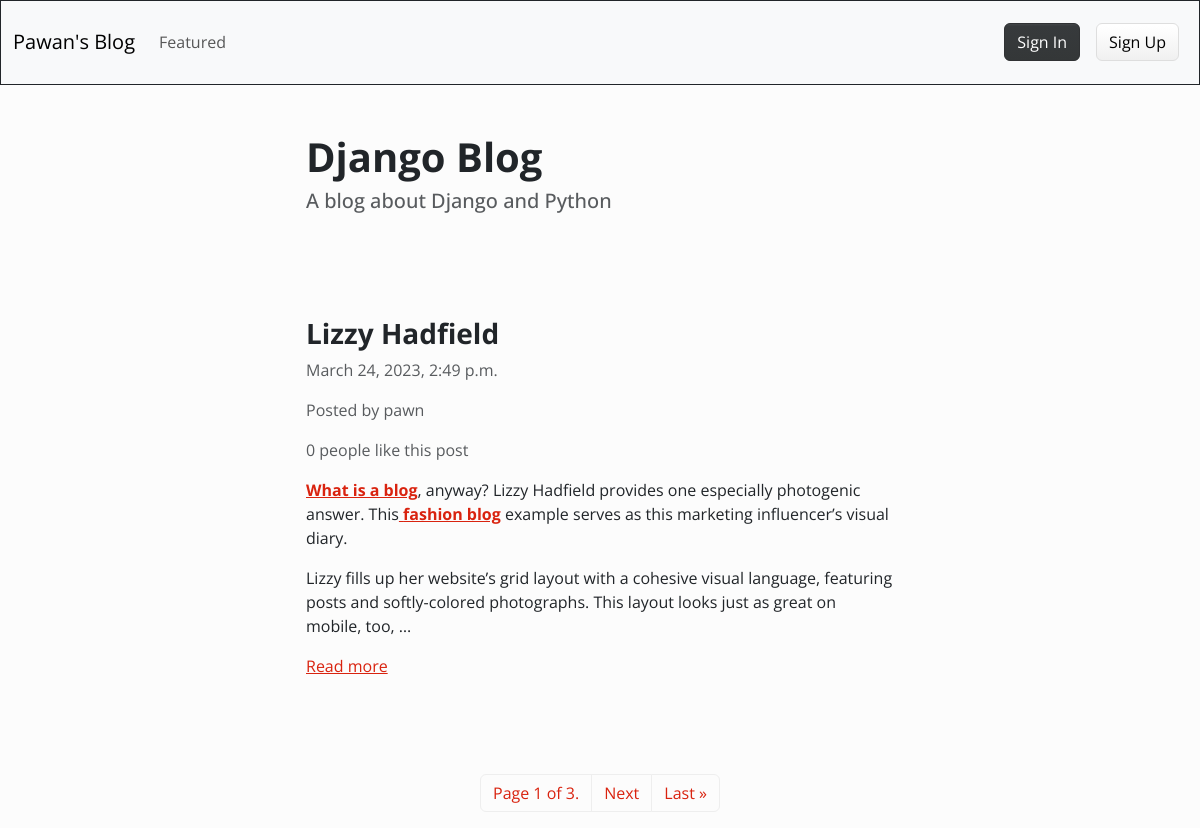
The page / on the database its author committed.
### blog1/models.py (models this page shows)
class Article(models.Model):
	title = models.CharField(max_length=255)
	content = HTMLField()
	date = models.DateTimeField(auto_now_add=True)
	author = models.ForeignKey(User,on_delete=models.CASCADE)  #CASCADE means when we delete the user all other relationship will be deleted
	featured = models.BooleanField(default=False)
	likes = models.ManyToManyField(User, related_name='likes',blank=True)

### blog1/views.py (the view)
# urls.py: path('', Index.as_view(), name='index'),
class Index(ListView):
	model = Article
	queryset = Article.objects.all().order_by('-date')
	template_name = 'blog1/index.html'
	paginate_by=1

### blog1/templates/blog1/index.html (shortened to what this page needs)
{% extends 'blog1/base.html' %}
{% block content %}
	<div class="row">
		<div class="col-md-6 col-12 mx-md-auto mx-3 mt-5 mb-5">
			<h1 class="fw-bolder">Django Blog</h1>
			<h5 class="text-muted">A blog about Django and Python</h5>
		</div>
	</div>
	{% for object in object_list %}
	<div class="row">
		<div class="col-md-6 col-11 mx-md-auto mx-3 mt-5 mb-5">
			<h3 class="fw-bold">{{ object.title }}</h3>
			<p class="text-muted"> {{ object.date }}</p>
			<p class="text-muted">Posted by {{ object.author.username }}</p>
			{% if object.likes.count == 1 %}
				<p class="text-muted">{{ object.likes.count }} person likes this post</p>
			{% else %}
				<p class="text-muted">{{ object.likes.count }} people like this post</p>
			{% endif %}
			<div class="my-3">
				{{ object.content|truncatewords_html:50|safe }}
			</div>
			<a href="{% url 'detail_article' object.id %}">Read more</a>
		</div>
	</div>
	{% endfor %}
	<nav>
		<ul class="pagination">
			<div class="mx-auto d-flex flex-row mt-5">
				<li class="page-item">
					<a class="page-link" href="#">Page {{ page_obj.number }} of {{ page_obj.paginator.num_pages }}.</a>
				</li>
				{% if page_obj.has_next %}
					<li class="page-item">
						<a class="page-link" href="?page={{ page_obj.next_page_number }}">Next</a>
					</li>
					<li class="page-item">
						<a class="page-link" href="?page={{ page_obj.paginator.num_pages }}">Last &raquo;</a>
					</li>
				{% endif %}
			</div>
		</ul>
	</nav>
{% endblock content %}

### blog1/templates/blog1/base.html (shortened to what this page needs)
<!DOCTYPE html>
<html lang="en">
<head>
	<link rel="stylesheet" href="https://bootswatch.com/5/simplex/bootstrap.min.css">
</head>
<body>
	{% include 'blog1/nav.html' %}
	{% block content %}
	{% endblock content %}
</body>
</html>

### blog1/templates/blog1/nav.html (shortened to what this page needs)
<nav class="navbar navbar-expand-lg bg-body-tertiary">
  <div class="container-fluid">
    <a class="navbar-brand" href="{% url 'index' %}">Pawan's Blog</a>
    <div class="collapse navbar-collapse" id="navbarText">
      <ul class="navbar-nav me-auto mb-2 mb-lg-0">
        <li class="nav-item">
          <a class="nav-link " aria-current="page" href="{% url 'featured' %}">Featured</a>
        </li>
      </ul>
      <ul class="navbar-nav">
        {% if request.user.is_authenticated %}
            <li class="nav-item">
              <a class="nav-link " aria-current="page" href="{% url 'logout' %}"><button type="button" class="btn btn-secondary">Sign Out</button></a>
            </li>
        {% else  %}
            <li class="nav-item">
              <a class="nav-link " aria-current="page" href="{% url 'login' %}"><button type="button" class="btn btn-dark">Sign In</button></a>
            </li>
            <li class="nav-item">
              <a class="nav-link " aria-current="page" href="{% url 'register' %}"><button type="button" class="btn btn-secondary">Sign Up</button></a>
            </li>
        {% endif %}
      </ul>
    </div>
  </div>
</nav>

### rows shown on the page
Article: title "Lizzy Hadfield", date "March 24, 2023, 2:49 p.m.", author.username "pawn", likes.count "0", content "What is a blog , anyway? Lizzy Hadfield provides one especially photogenic answer. This fashion blog example serves as this marketing influencer’s visual diary. Lizzy fills up her website’s grid layout with a cohesive visual language, featuring posts and softly-colored photographs. This layout looks just as great on mobile, too, …"

### other values the page prints
{{ page_obj.number }} "1"
{{ page_obj.paginator.num_pages }} "3"
